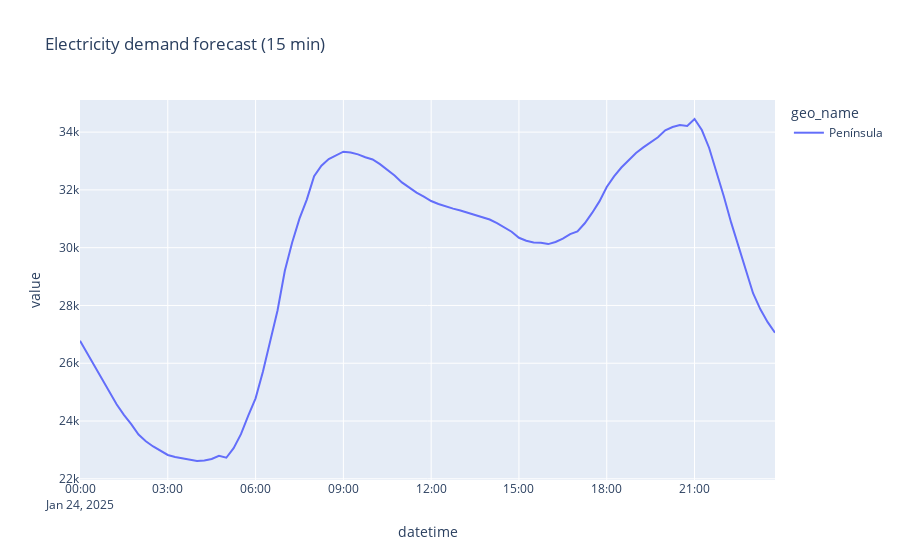

The cell this chart's notebook holds for it:
### Code cell
from plotly import express as px

fig = px.line(data, x='datetime', y='value', color='geo_name', title='Electricity demand forecast (15 min)')

fig.show()
